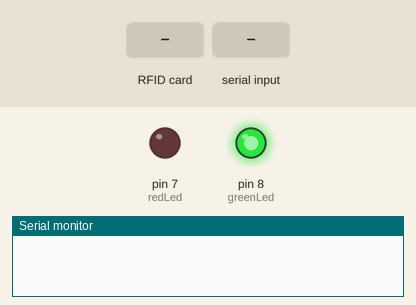
Bench run of a sketch on a simulated Arduino Uno, built with avr-gcc and run on an emulated ATmega328P. Parts: output pins drawn as LEDs (lit = HIGH), the last lines printed to the serial monitor. Inputs (shaded band) come from the test bench. Pins used as bus, display or sensor lines are not drawn.

Above: at 1.2 s.
1.3 s: RFID card 5E 7A 19 C4 held to the reader
2.8 s: "1" received over Serial
At 4.2 s:
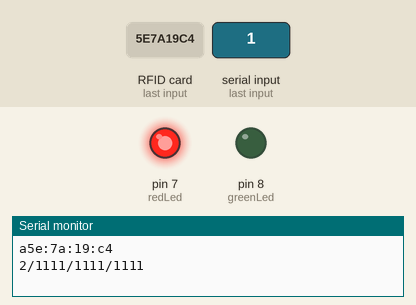
Timing chart, 0 to 5.8 s (numbered marks = the images above; inputs shaded):
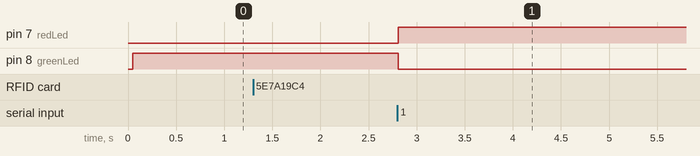

The sketch:

rfid.ino
```cpp
#include "SPI.h"
#include "MFRC522.h"

#define SS_PIN 10
#define RST_PIN 9
#define SP_PIN 8

MFRC522 rfid(SS_PIN, RST_PIN);

MFRC522::MIFARE_Key key;

int nuevaBici = 0;
int stationNumber = 2;
int greenLed = 8;
int redLed = 7;
int n = 0;

void setup() {
  Serial.begin(9600);
  pinMode(greenLed, OUTPUT);
  pinMode(redLed, OUTPUT);
  SPI.begin();
  rfid.PCD_Init();
  open();
}

void loop() {
  if (!rfid.PICC_IsNewCardPresent() || !rfid.PICC_ReadCardSerial())
    return;

  // Serial.print(F("PICC type: "));
  MFRC522::PICC_Type piccType = rfid.PICC_GetType(rfid.uid.sak);
  // Serial.println(rfid.PICC_GetTypeName(piccType));

  // Check is the PICC of Classic MIFARE type
  if (piccType != MFRC522::PICC_TYPE_MIFARE_MINI &&
      piccType != MFRC522::PICC_TYPE_MIFARE_1K &&
      piccType != MFRC522::PICC_TYPE_MIFARE_4K) {
    Serial.println(F("Your tag is not of type MIFARE Classic."));
    return;
  }

  String strID = "";
  for (byte i = 0; i < 4; i++) {
    strID +=
      (rfid.uid.uidByte[i] < 0x10 ? "0" : "") +
      String(rfid.uid.uidByte[i], HEX) +
      (i != 3 ? ":" : "");
  }

  //  strID.toUpperCase();
  if (nuevaBici == 0) {
    Serial.print("a");
    Serial.println(strID);
    Serial.print(stationNumber);
    Serial.print("/");
    Serial.print("1111");
    Serial.print("/");
    Serial.print("1111");
    Serial.print("/");
    Serial.println("1111");
  } else {
    Serial.print("b");
    Serial.println(strID);
    Serial.print(stationNumber);
    Serial.print("/");
    Serial.print("1111");
    Serial.print("/");
    Serial.print("1111");
    Serial.print("/");
    Serial.println("1111");
  }
  esperarRespuestaServidor();
  rfid.PICC_HaltA();
  rfid.PCD_StopCrypto1();
}

void esperarRespuestaServidor() {
  delay(500);
  for (int i = 0; i <= 100; i++) {
    if (Serial.available()) {
      n = Serial.read();
      break;
    }
    delay(500);
  }
  if (n != 0) {
    close();
    nuevaBici = 1;
  } else {
    open();
    nuevaBici = 0;
  }
}


void close() {
  digitalWrite(redLed, HIGH);
  digitalWrite(greenLed, LOW);
}

void open() {
  digitalWrite(redLed, LOW);
  digitalWrite(greenLed, HIGH);
}
```

Measured:
- after the input at 2.8 s, pin 7 (redLed): LOW → HIGH at once; pin 8 (greenLed): HIGH → LOW at once
